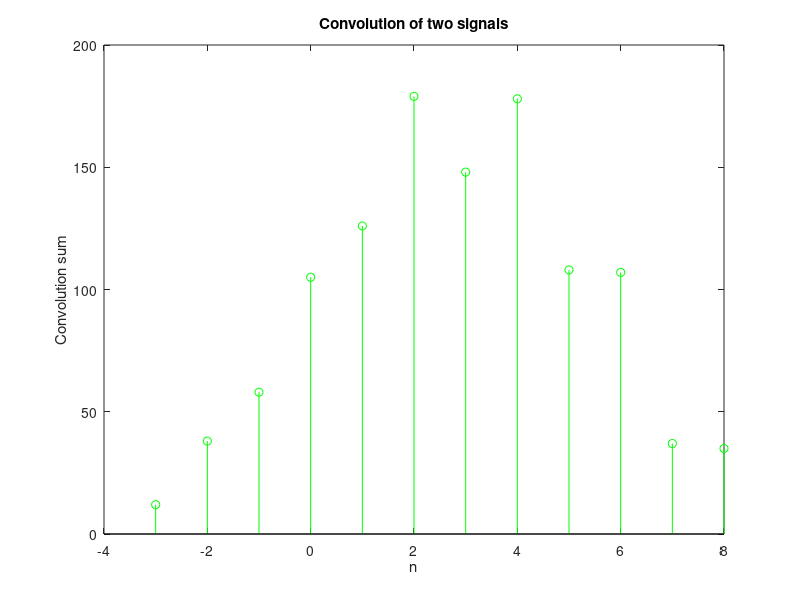
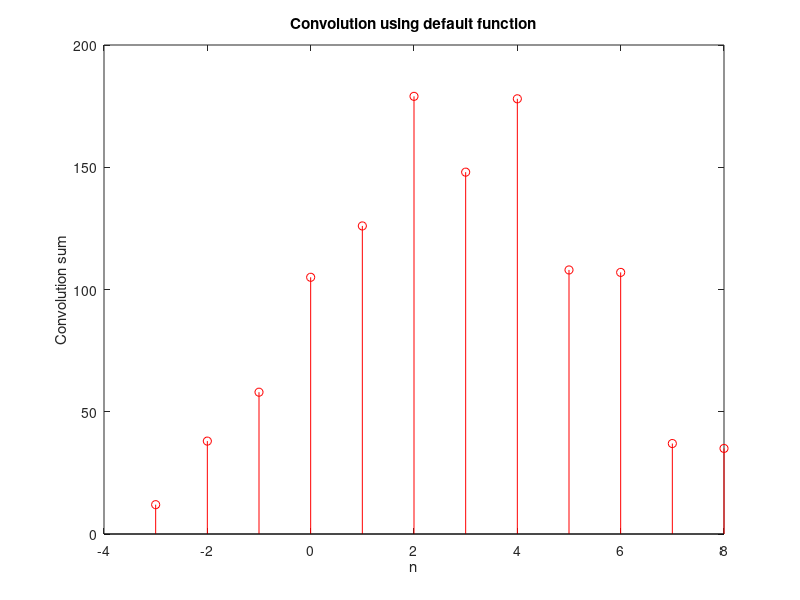

These charts were generated, in order, by the following MATLAB code:
clear;
clc;

x = [ 4 2 6 3 8 1 5 ] % x1 
h = [ 3 8 6 9 6 7 ]   % x2 
ax = -1      % starting point of x1 
ah = -2      % starting point of x2 

% selecting the final start point 
a = ax+ah; 

% a) first part of solution

m = length(x);
n = length(h);
X = [x,zeros(1,n)];
H = [h,zeros(1,m)];

% number of terms after convolution n + m - 1
for i = 1:m+n-1
    Y(i)=0; % defining the i'th term 0 initially
    for j = 1:m % for all the terms in x
        if(i-j+1>0) % but not the terms which are not overlapped
            Y(i) = Y(i) + X(j)*H(i-j+1); % summation to Y and H is flipped
        end
    end
end

% defining the x axis for the the convolution solution
x1 = a:a+numel(Y)-1;

% plotting 

stem(x1,Y,'g')
ylabel('Convolution sum')
xlabel('n')
title('Convolution of two signals') 

% b) second part of solution

% conv(X,H) is the default function for the convolution of two signals 
figure()
stem(x1,conv(x,h),'r')
ylabel('Convolution sum')
xlabel('n')
title('Convolution using default function') 